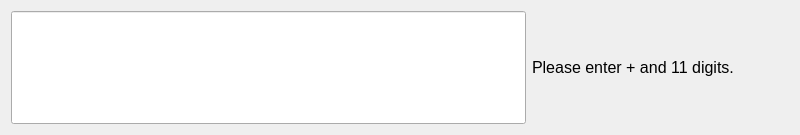
<?xml version="1.0" encoding="UTF-8"?>
<ui version="4.0">
 <class>window</class>
 <widget class="QWidget" name="window">
  <property name="windowModality">
   <enum>Qt::NonModal</enum>
  </property>
  <property name="geometry">
   <rect>
    <x>0</x>
    <y>0</y>
    <width>800</width>
    <height>135</height>
   </rect>
  </property>
  <property name="windowTitle">
   <string>MainWindow</string>
  </property>
  <layout class="QGridLayout" name="gridLayout">
   <item row="0" column="0">
    <layout class="QHBoxLayout" name="horizontalLayout">
     <item>
      <widget class="QLineEdit" name="regularLine">
       <property name="sizePolicy">
        <sizepolicy hsizetype="Expanding" vsizetype="Expanding">
         <horstretch>2</horstretch>
         <verstretch>0</verstretch>
        </sizepolicy>
       </property>
       <property name="font">
        <font>
         <pointsize>12</pointsize>
        </font>
       </property>
      </widget>
     </item>
     <item>
      <widget class="QLabel" name="labelRegularStatus">
       <property name="sizePolicy">
        <sizepolicy hsizetype="Preferred" vsizetype="Preferred">
         <horstretch>1</horstretch>
         <verstretch>0</verstretch>
        </sizepolicy>
       </property>
       <property name="font">
        <font>
         <pointsize>12</pointsize>
        </font>
       </property>
       <property name="text">
        <string>Please enter + and 11 digits.</string>
       </property>
      </widget>
     </item>
    </layout>
   </item>
  </layout>
 </widget>
 <resources/>
 <connections/>
 <slots>
  <slot>openFile()</slot>
  <slot>blurImage()</slot>
 </slots>
</ui>
